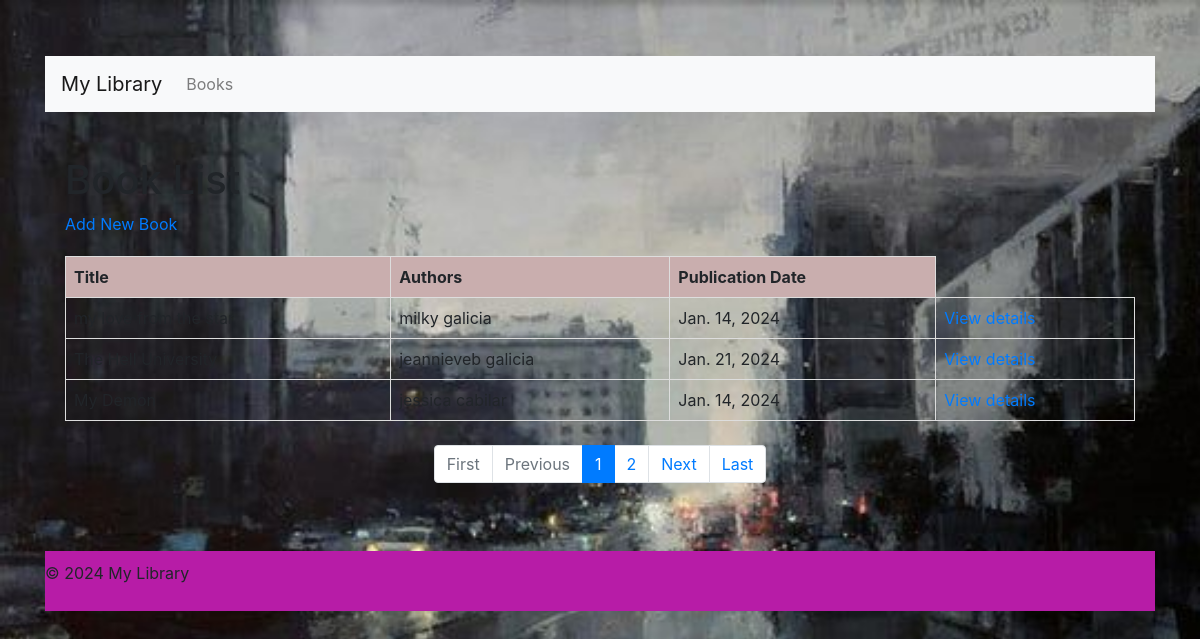
The page /books/ on the database its author committed.
### myapp/models.py (models this page shows, shortened)
class Book(models.Model):
    title = models.CharField(max_length=100)
    publication_date = models.DateField()
    genre = models.ForeignKey(Genre, on_delete=models.SET_NULL, null=True, blank=True)
    authors = models.ManyToManyField(Author)
    created_at = models.DateTimeField(default=timezone.now)
    updated_at = models.DateTimeField(default=timezone.now)

class BaseModel(models.Model):
    created_at = models.DateTimeField(auto_now_add=True)
    updated_at = models.DateTimeField(auto_now=True)
    class Meta:
        abstract = True

class Author(BaseModel):
    name = models.CharField(max_length=100)
    def __str__(self):
        return self.name

### myapp/views.py (the view)
# urls.py: path('', BookListView.as_view(), name='book_list'),
class BookListView(ListView):
    model = Book
    template_name = 'book_list.html'
    context_object_name = 'books'
    paginate_by = 3
    def get_queryset(self):
        return Book.objects.all()
    def get_context_data(self, **kwargs):
        context = super().get_context_data(**kwargs)
        page = self.request.GET.get('page', 1)
        context['page'] = page
        context['page'] = page
        context['books'] = context['object_list']
        return context

### templates/book_list.html (shortened to what this page needs)
{% extends "base_generic.html" %}
{% block content %}
<!DOCTYPE html>
<html>
<head>
</head>
<body>
    <h1>Book List</h1>
    <table>
        <thead>
            <tr>
                <th>Title</th>
                <th>Authors</th>
                <th>Publication Date</th>
                <a href="{% url 'book_create' %}">Add New Book</a>
            </tr>
        </thead>
        <tbody>
            {% for book in books %}
                <tr>
                    <td>{{ book.title }}</td>
                    <td>{{ book.authors.all|join:', ' }}</td>
                    <td>{{ book.publication_date }}</td>
                    <td>
                        <a href="{% url 'book_detail' pk=book.pk %}">View details</a>
                    </td>
                </tr>
            {% endfor %}
        </tbody>
    </table>
    {% include 'pagination.html' with books=books %}
</body>
</html>
{% endblock %}

### templates/base_generic.html (shortened to what this page needs)
{% load static %}
<!DOCTYPE html>
<html lang="en">
<head>
    <link rel="stylesheet" href="https://stackpath.bootstrapcdn.com/bootstrap/4.3.1/css/bootstrap.min.css">
    <link rel="stylesheet" href="{% static 'css/styles.css' %}">
</head>
<body>
    <div class="container">
        {% include 'menu.html' %}
        <div id="content" class="mt-4">
            {% block content %}{% endblock %}
        </div>
        {% include 'footer.html' %}
    </div>
</body>
</html>

### templates/menu.html (shortened to what this page needs)
<nav class="navbar navbar-expand-lg navbar-light bg-light">
    <a class="navbar-brand" href="{% url 'home' %}">My Library</a>
    <div class="collapse navbar-collapse" id="navbarNav">
        <ul class="navbar-nav">
            <li class="nav-item">
                <a class="nav-link" href="{% url 'book_list' %}">Books</a>
            </li>
        </ul>
    </div>
</nav>

### templates/pagination.html (shortened to what this page needs)
{% if is_paginated %}
  <nav aria-label="Page navigation" class="my-4">
    <ul class="pagination justify-content-center">
      {% if page_obj.has_previous %}
        <li class="page-item">
          <a class="page-link" href="?page=1" tabindex="-1" aria-disabled="true">First</a>
        </li>
      {% else %}
        <li class="page-item disabled">
          <span class="page-link" tabindex="-1" aria-disabled="true">First</span>
        </li>
        <li class="page-item disabled">
          <span class="page-link" tabindex="-1" aria-disabled="true">Previous</span>
        </li>
      {% endif %}
      {% for num in paginator.page_range %}
        {% if page_obj.number == num %}
          <li class="page-item active">
            <span class="page-link">{{ num }} <span class="sr-only">(current)</span></span>
          </li>
        {% else %}
          <li class="page-item">
            <a class="page-link" href="?page={{ num }}">{{ num }}</a>
          </li>
        {% endif %}
      {% endfor %}
      {% if page_obj.has_next %}
        <li class="page-item">
          <a class="page-link" href="?page={{ page_obj.next_page_number }}">Next</a>
        </li>
        <li class="page-item">
          <a class="page-link" href="?page={{ paginator.num_pages }}">Last</a>
        </li>
      {% endif %}
    </ul>
  </nav>
{% endif %}

### templates/footer.html
<footer class="mt-4">
    <p>&copy; {{ 2024 }} My Library</p>
</footer>

### static/css/styles.css (style rules this page uses)
body { background-image: url('/static/image/rr.jpg'); background-size: cover; background-position: center; background-attachment: fixed; height: 100vh; margin: 0; padding-top: 56px; }
.navbar { margin-bottom: 20px; }
#content { padding: 20px; }
footer { margin-top: 20px; padding: 10px 0; background-color: #b71ca7; }

### templates/book_list.html (style rules this page uses)
table { width: 100%; border-collapse: collapse; margin-top: 20px; }
th, td { border: 1px solid #ddd; padding: 8px; text-align: left; }
th { background-color: #c9aeae; }

### rows shown on the page
Book: title "my love from the star", authors.all "milky galicia", publication_date "Jan. 14, 2024"
Book: authors.all "jeannieveb galicia", publication_date "Jan. 21, 2024"
Book: authors.all "jessica cabilar", publication_date "Jan. 14, 2024"

### other values the page prints
{{ num }} "1"
{{ num }} "2"
{{ 2024 }} "2024"
